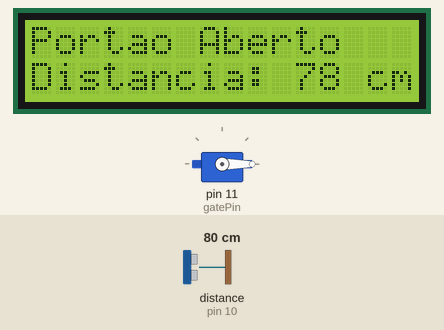
Simulated run of this sketch. Board: Arduino Uno, built with avr-gcc and run on an emulated ATmega328P. Parts: 16×2 character LCD, servo. Wiring (inferred from the names in the program): ultrasonic range finder: trigger pin 9; echo pin 10. Inputs (shaded band) come from the test bench; at power-on: distance to the obstacle (sensor on pin 10) 80 cm. The echo pulse lasts 58.3 µs per cm.

Above: at 1.2 s.
1.3 s: distance to the obstacle (sensor on pin 10) set to 17 cm
At 2.7 s:
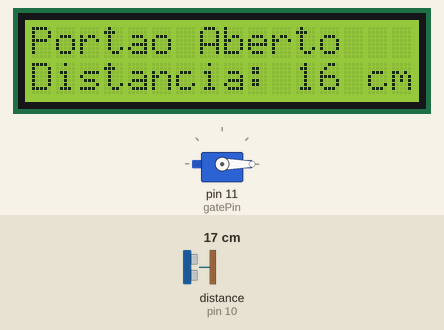
3.6 s: distance to the obstacle (sensor on pin 10) set to 14 cm
At 5.3 s:
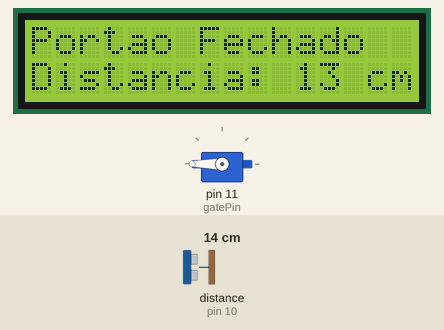
5.6 s: distance to the obstacle (sensor on pin 10) set to 2 cm
At 8.2 s:
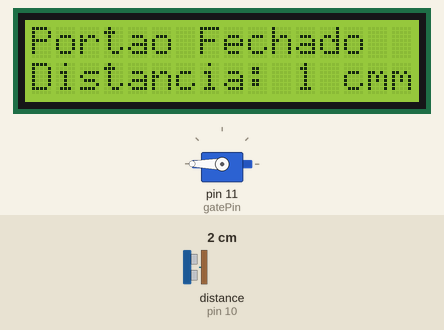
Timing chart, 0 to 9.7 s (numbered marks = the images above; inputs shaded):
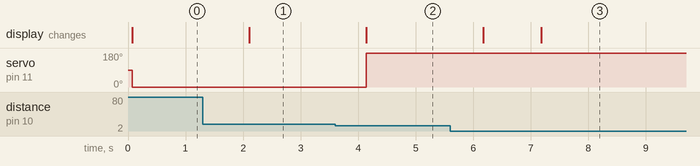

The sketch:

arduino.ino
```cpp
#include <LiquidCrystal.h>
#include <Servo.h>

LiquidCrystal lcd(1, 2, 4, 5, 6, 7);
Servo gateServo;

const int trigPin = 9;
const int echoPin = 10;
const int gatePin = 11;

long duration;
int distanceCm;

void setup()
{
  lcd.begin(16, 2);
  pinMode(trigPin, OUTPUT);
  pinMode(echoPin, INPUT);
  gateServo.attach(gatePin);
}

void loop()
{
  digitalWrite(trigPin, LOW);
  delayMicroseconds(2);
  digitalWrite(trigPin, HIGH);
  delayMicroseconds(10);
  digitalWrite(trigPin, LOW);

  duration = pulseIn(echoPin, HIGH);
  distanceCm = duration * 0.034 / 2;

  UpdateLCDMessage(distanceCm);

  if (distanceCm < 15)
  {
    OpenGate();
  }
  else
  {
    CloseGate();
  }

  delay(10);
}

void UpdateLCDMessage(int distance)
{
  if (distance < 15) {
    lcd.setCursor(0, 0);
    lcd.print("Portao Fechado    "); // Mensagem quando o portão estiver fechado
  } else {
    lcd.setCursor(0, 0);
    lcd.print("Portao Aberto   "); // Mensagem quando o portão estiver aberto
  }

  lcd.setCursor(0, 1);
  lcd.print("Distancia: ");
  lcd.print(distance);
  lcd.print(" cm");
}

void OpenGate()
{
  gateServo.write(180); // Abre o portão
  delay(1000);
}

void CloseGate()
{
  gateServo.write(0); // Fecha o portão
  delay(1000);
}
```

Measured:
- the behaviour switches between 16 and 15 cm on distance to the obstacle (sensor on pin 10) (found by bisection; images 1 and 2)
- after the input at 1.3 s, the display: changes after 0.81 s (image 1)
- after the input at 3.6 s, servo on pin 11 (gatePin): 0° → 180° after 0.54 s; the display: changes after 0.54 s (image 2)
- after the input at 5.6 s, the display: first changes after 0.57 s (image 3 shows a later state)
